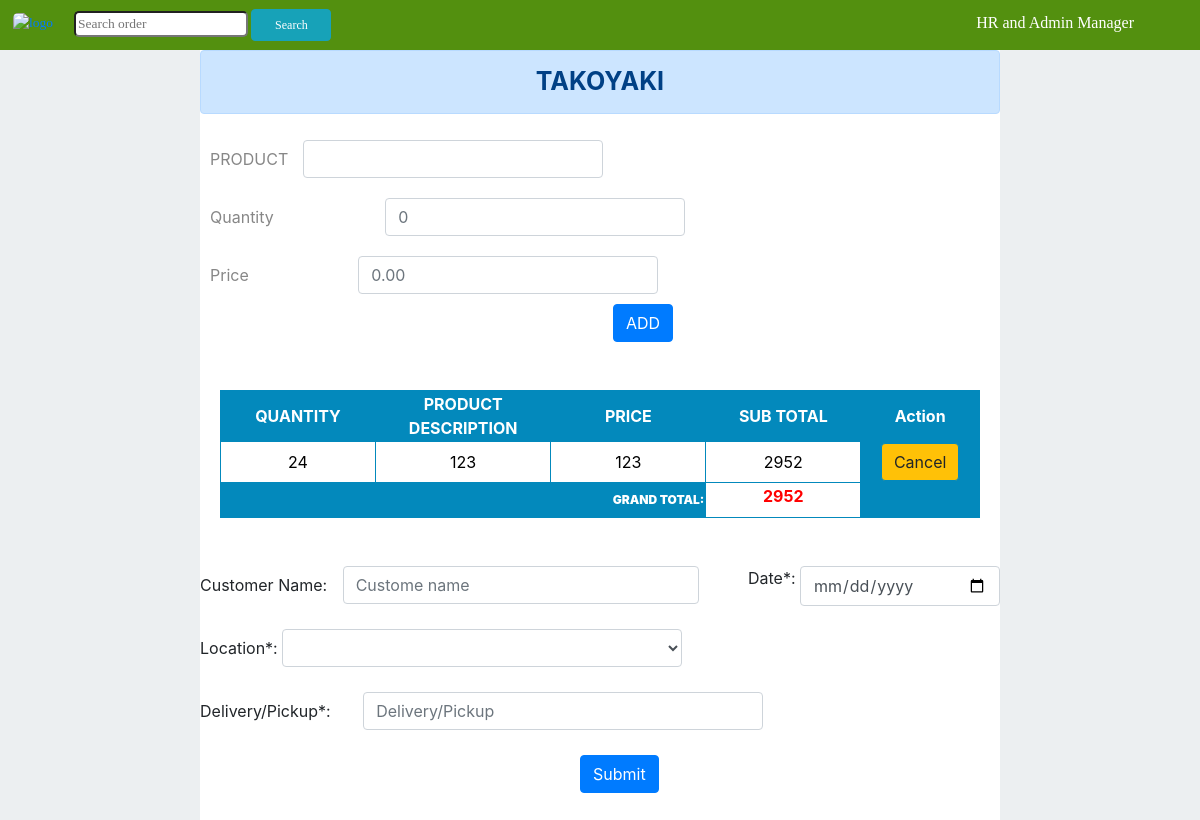
The page /takoyaki.php (signed in) on the database its author committed.
### tables this page shows
CREATE TABLE `save_reorder` (
  `id` int(255) NOT NULL,
  `qty` int(11) NOT NULL,
  `unit` varchar(255) NOT NULL,
  `pdesc` varchar(255) NOT NULL,
  `unit_cost` int(11) NOT NULL
);

### takoyaki.php (the view, shortened to what this page needs)
<!DOCTYPE html>
<html>
<head><title>Takoyaki</title>
<?php
include "header.php";
 ?>
</head>
<body>
   <div class="first-header">
         <ul>
    <a href="" style="float:left; margin-top:3px;margin-left:6px;"><img src="" alt="logo" height="45" width="140" id="imgnav"></a>
    <li>
      <div id="searchdiv-form" style="float:left;margin-top:-1px;margin-left:16px;">
        <section style="float:left;">
      <form id="search-form" action="" method="POST" class="">
      <input type="text" id="search-input" name="q" style="border-radius: 5px;" placeholder="Search order" value="<?php  echo isset($_GET['q']) ? $_GET['q'] : null; ?>">
      <input type="submit" name="submit-button" value="Search" class="btn btn-info" style="width:80px;font-size:12px;">
    </form>
  </section>
  </div>
    </li>
    <li><a href=""></a></li>
    <li><a href=""></a></li>
    <li><a href=""></a></li>
    <li><a href=""></a></li>
   <div class="dropdown" style="float:right;margin-right:40px;margin-top:-15px;">
   <?php echo $_SESSION['SESS_ROLE'];?>
  </div>
  </ul>
</div>
<div style="padding-bottom:100%;background-color:white;margin-left:200px;margin-right:200px;">
  <div class="alert alert-primary" role="alert" style="text-align:center;font-size:25px;"><strong>TAKOYAKI</strong></div>
<form action="save1.php" method="POST">
  <span style="margin-left:10px;color:#878787;">PRODUCT</span>
  <input type="text" name="pdesc" class="form-control" style="width:300px;margin:10px;"><br>
  <span style="margin-left:10px;color:#878787;">Quantity</span>
  <input type="number" placeholder="0" name="qty" class="form-control" style="width:300px;margin:10px;margin-left:107px;" required><br>
<span style="margin-left:10px;color:#878787;">Price</span>
  <input type="number" step="0.00" placeholder="0.00" name="unitcost" class="form-control" style="width:300px;margin:10px;margin-left:105px;" required><br>
  <input type="submit" name="submit" value="ADD" class="btn btn-primary" style="margin-left:413px;">
</form><br><br>
<table class="reorderTable" id="resultTable" data-responsive="table" style="margin-left:20px; margin-right:20px;color:white;background-color:#0389BC;text-align: center;border-color:#0389BC;">
  <thead>
    <th style=" border: 1px solid #0389BC;" width="12%">QUANTITY</th>
    <th style=" border: 1px solid #0389BC;" width="12%">PRODUCT DESCRIPTION</th>
    <th style=" border: 1px solid #0389BC;" width="12%">PRICE</th>
    <th style=" border: 1px solid #0389BC;" width="12%">SUB TOTAL</th>
    <th style=" border: 1px solid #0389BC;" width="7%">Action</th>
  </thead>
  <tbody>
    <?php
    $sql2="SELECT * FROM save_reorder";
    $result=mysqli_query($conn,$sql2);
    while($row2=mysqli_fetch_assoc($result)){
      ?>
    <tr>
        <td style=" border: 1px solid #0389BC;background-color:white;color:black;"><?php echo $row2['qty'];?></td>
        <td style=" border: 1px solid #0389BC;background-color:white;color:black;"><?php echo $row2['pdesc'];?></td>
        <td style=" border: 1px solid #0389BC;background-color:white;color:black;"><?php echo $row2['unit_cost'];?></td>
        <?php
        $a=$row2['qty'];
        $b=$row2['unit_cost'];
         ?>
          <td style=" border: 1px solid #0389BC;background-color:white;color:black;"><?php echo $a * $b;?> </td>
        <td width="90" style=" border: 1px solid #0389BC;"><button class="btn btn-mini btn-warning" style=" border: 1px solid #0389BC;" value="<?php echo $row2['id'];?>" onclick="delorder(this)"><i class="icon icon-remove"></i> Cancel </button></td>
    </tr>
<?php
}
 ?>
    <thead>
      <tr>
        <th colspan="1" style="border: 1px solid #0389BC; "></th>
        <th colspan="2" style="font-size: 12px; text-align: right;border: 1px solid #0389BC; font-size: 12px; color: 'WHITE';"><strong>GRAND TOTAL:</strong></th>
        <td style="border: 1px solid #0389BC;background-color:white;color:black;">
          <?php
          $total=0;
          $sql3="SELECT * FROM save_reorder";
          $result3=mysqli_query($conn,$sql3);
          while($row3=mysqli_fetch_assoc($result3)){
                $aaa=$row3['qty'];
                $bbb=$row3['unit_cost'];
                $res=$aaa*$bbb;
                $total += $res;
              }  echo "<label style='color:red;'><strong>" . $total . "</strong></label>";
          ?></td><th colspan="5" style="border: 1px solid #0389BC;"></th>
      </tr>
    </thead>
  </tbody>
</table>
<br><br>
<form action="viewreorder.php" method="POST">
  <div style="width:100%;">
  <input type="date" name="date_reorder" style="float:right;width:200px;" class="form-control" required>
  <label style="float:right;">Date*:&nbsp</label>
  <label>Customer Name:</label>
  <input type="text" name="project" class="form-control" style="margin-left:11px;width:356px;" placeholder="Custome name"><br><br>
  <label>Location*:</label>
  <select name="location" class="form-control" style="width:400px;" required>
    <option></option>
    <?php
    $sql="SELECT * FROM deployment";
    $result=mysqli_query($conn,$sql);
    while($row=mysqli_fetch_assoc($result)){
      ?>
    <option><?php echo $row['deployment'];?></option>
    <?php
  }
   ?>
  </select><br><br>
  <label>Delivery/Pickup*:</label>
  <input type="text" name="title" class="form-control" placeholder="Delivery/Pickup" style="margin-left:28px;width:400px" required><br>
<br>
<input type="submit" name="submit" class="btn btn-primary" style="margin-left:380px;">
</form>
</div>
</body>
</html>

### css/style.css (style rules this page uses)
html { scroll-behavior: smooth; }
body { height: 670px; overflow: auto; position:relative; }
.first-header { background-color:#53900f; padding:20px; font-family: "Times New Roman", Times, serif; margin-left:0px; margin-top:-10px; margin-right:-10px; font-size:13.5px; }
.first-header li { color:white; padding:5px; }
.first-header li a { padding: 19px 11px; text-decoration: none; color:white; transition: 0.5s; }
.dropdown { color:white; padding:16px; font-size:16px; border:none; position:relative; display:inline-block; margin-right:15px; float:right; }
ul { list-style-type: none; margin: 0; padding: 0; }
li { display: inline; }
#imgnav { margin-top:-10px; margin-bottom:-13px; margin-left:-18px; padding:5px; border-top-left-radius: 10px; border-top-right-radius: 10px; border-bottom-left-radius: 10px; border-bottom-right-radius:10px; }

### css/style2.css (style rules this page uses)
body { background-color: #ECEFF1; font-size: 0.95em; font-family: arial; }
table { border-collapse: collapse; }
table, td, th { border: 1px solid black; }

### rows shown on the page
save_reorder: qty "24", pdesc "123", unit_cost "123", $a * $b "2952", $row2['id'] 27 (drawn)

### other values the page prints
$_SESSION['SESS_ROLE'] "HR and Admin Manager"
$total "2952"
